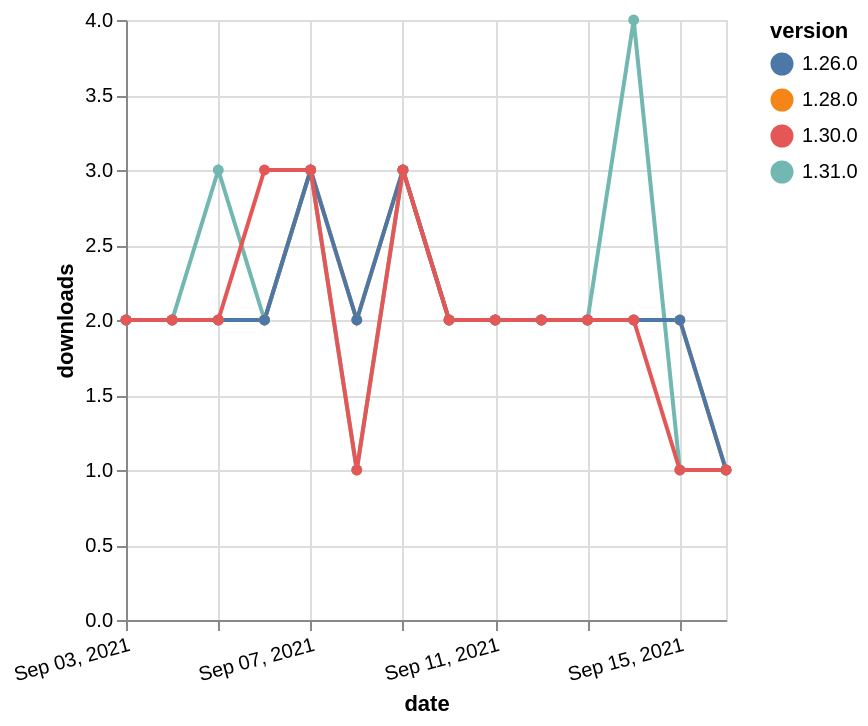

Vega-Lite specification for this chart:
### Vega-Lite specification from a JSON file in a GitHub repository (floating-point values rounded to 4 significant figures)
{"$schema": "https://vega.github.io/schema/vega-lite/v5.json", "description": "A simple bar chart with embedded data.", "data": {"values": [{"date": "2021-09-03", "total": 991, "delta": 2, "version": "1.31.0"}, {"date": "2021-09-04", "total": 993, "delta": 2, "version": "1.31.0"}, {"date": "2021-09-05", "total": 996, "delta": 3, "version": "1.31.0"}, {"date": "2021-09-06", "total": 998, "delta": 2, "version": "1.31.0"}, {"date": "2021-09-07", "total": 1001, "delta": 3, "version": "1.31.0"}, {"date": "2021-09-08", "total": 1002, "delta": 1, "version": "1.31.0"}, {"date": "2021-09-09", "total": 1005, "delta": 3, "version": "1.31.0"}, {"date": "2021-09-10", "total": 1007, "delta": 2, "version": "1.31.0"}, {"date": "2021-09-11", "total": 1009, "delta": 2, "version": "1.31.0"}, {"date": "2021-09-12", "total": 1011, "delta": 2, "version": "1.31.0"}, {"date": "2021-09-13", "total": 1013, "delta": 2, "version": "1.31.0"}, {"date": "2021-09-14", "total": 1017, "delta": 4, "version": "1.31.0"}, {"date": "2021-09-15", "total": 1018, "delta": 1, "version": "1.31.0"}, {"date": "2021-09-16", "total": 1019, "delta": 1, "version": "1.31.0"}, {"date": "2021-09-03", "total": 1651, "delta": 2, "version": "1.28.0"}, {"date": "2021-09-04", "total": 1653, "delta": 2, "version": "1.28.0"}, {"date": "2021-09-05", "total": 1655, "delta": 2, "version": "1.28.0"}, {"date": "2021-09-06", "total": 1657, "delta": 2, "version": "1.28.0"}, {"date": "2021-09-07", "total": 1660, "delta": 3, "version": "1.28.0"}, {"date": "2021-09-08", "total": 1662, "delta": 2, "version": "1.28.0"}, {"date": "2021-09-09", "total": 1665, "delta": 3, "version": "1.28.0"}, {"date": "2021-09-10", "total": 1667, "delta": 2, "version": "1.28.0"}, {"date": "2021-09-11", "total": 1669, "delta": 2, "version": "1.28.0"}, {"date": "2021-09-12", "total": 1671, "delta": 2, "version": "1.28.0"}, {"date": "2021-09-13", "total": 1673, "delta": 2, "version": "1.28.0"}, {"date": "2021-09-14", "total": 1675, "delta": 2, "version": "1.28.0"}, {"date": "2021-09-15", "total": 1677, "delta": 2, "version": "1.28.0"}, {"date": "2021-09-16", "total": 1678, "delta": 1, "version": "1.28.0"}, {"date": "2021-09-03", "total": 2017, "delta": 2, "version": "1.26.0"}, {"date": "2021-09-04", "total": 2019, "delta": 2, "version": "1.26.0"}, {"date": "2021-09-05", "total": 2021, "delta": 2, "version": "1.26.0"}, {"date": "2021-09-06", "total": 2023, "delta": 2, "version": "1.26.0"}, {"date": "2021-09-07", "total": 2026, "delta": 3, "version": "1.26.0"}, {"date": "2021-09-08", "total": 2028, "delta": 2, "version": "1.26.0"}, {"date": "2021-09-09", "total": 2031, "delta": 3, "version": "1.26.0"}, {"date": "2021-09-10", "total": 2033, "delta": 2, "version": "1.26.0"}, {"date": "2021-09-11", "total": 2035, "delta": 2, "version": "1.26.0"}, {"date": "2021-09-12", "total": 2037, "delta": 2, "version": "1.26.0"}, {"date": "2021-09-13", "total": 2039, "delta": 2, "version": "1.26.0"}, {"date": "2021-09-14", "total": 2041, "delta": 2, "version": "1.26.0"}, {"date": "2021-09-15", "total": 2043, "delta": 2, "version": "1.26.0"}, {"date": "2021-09-16", "total": 2044, "delta": 1, "version": "1.26.0"}, {"date": "2021-09-03", "total": 1455, "delta": 2, "version": "1.30.0"}, {"date": "2021-09-04", "total": 1457, "delta": 2, "version": "1.30.0"}, {"date": "2021-09-05", "total": 1459, "delta": 2, "version": "1.30.0"}, {"date": "2021-09-06", "total": 1462, "delta": 3, "version": "1.30.0"}, {"date": "2021-09-07", "total": 1465, "delta": 3, "version": "1.30.0"}, {"date": "2021-09-08", "total": 1466, "delta": 1, "version": "1.30.0"}, {"date": "2021-09-09", "total": 1469, "delta": 3, "version": "1.30.0"}, {"date": "2021-09-10", "total": 1471, "delta": 2, "version": "1.30.0"}, {"date": "2021-09-11", "total": 1473, "delta": 2, "version": "1.30.0"}, {"date": "2021-09-12", "total": 1475, "delta": 2, "version": "1.30.0"}, {"date": "2021-09-13", "total": 1477, "delta": 2, "version": "1.30.0"}, {"date": "2021-09-14", "total": 1479, "delta": 2, "version": "1.30.0"}, {"date": "2021-09-15", "total": 1480, "delta": 1, "version": "1.30.0"}, {"date": "2021-09-16", "total": 1481, "delta": 1, "version": "1.30.0"}]}, "width": "container", "mark": {"type": "line", "point": {"filled": true}}, "encoding": {"x": {"field": "date", "type": "temporal", "timeUnit": "yearmonthdate", "title": "date", "axis": {"labelAngle": -15}}, "y": {"field": "delta", "type": "quantitative", "title": "downloads"}, "color": {"field": "version", "type": "nominal"}, "tooltip": {"field": "delta"}}}
